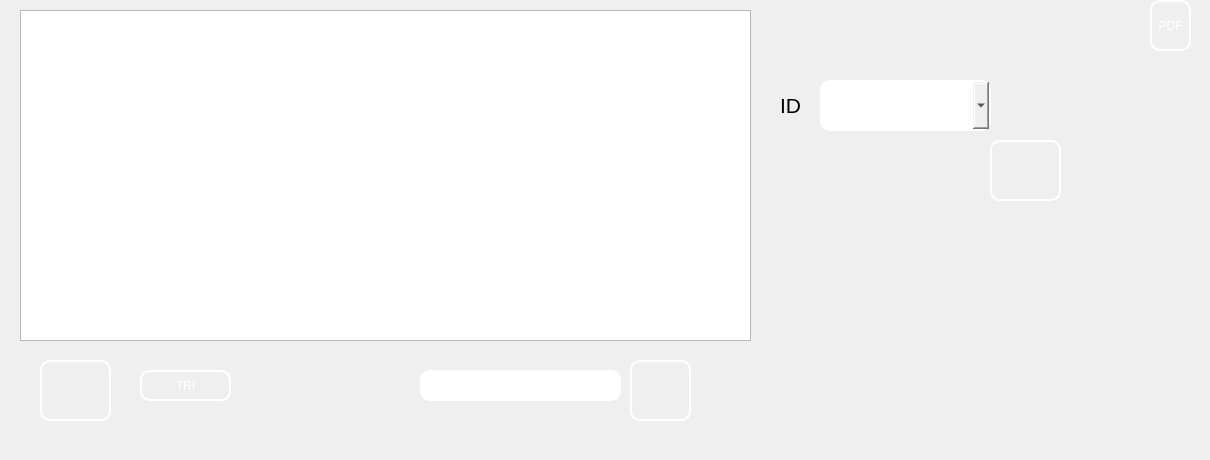
      <widget class="QWidget" name="tab_10">
       <attribute name="title">
        <string>Afficher</string>
       </attribute>
       <widget class="QTableView" name="tabveterinaire">
        <property name="geometry">
         <rect>
          <x>20</x>
          <y>10</y>
          <width>731</width>
          <height>331</height>
         </rect>
        </property>
        <property name="styleSheet">
         <string notr="true">background-image: url(:/images/Sans titre - 1 (1).jpg);</string>
        </property>
       </widget>
       <widget class="QPushButton" name="pb_pushbutton_tri">
        <property name="geometry">
         <rect>
          <x>140</x>
          <y>370</y>
          <width>91</width>
          <height>31</height>
         </rect>
        </property>
        <property name="styleSheet">
         <string notr="true">border-style: solid;
border-image: url(:/tri.png);
border-color: white;
border-width: 2px;
border-radius: 10px;
color: rgb(255, 255, 255);</string>
        </property>
        <property name="text">
         <string>TRI</string>
        </property>
       </widget>
       <widget class="QPushButton" name="pushbutton_rechercher1">
        <property name="geometry">
         <rect>
          <x>630</x>
          <y>360</y>
          <width>61</width>
          <height>61</height>
         </rect>
        </property>
        <property name="styleSheet">
         <string notr="true">border-style: solid;
background-image: url(:/img/img/loop.JPG);
border-color: white;
border-width: 2px;
border-radius: 10px;
color: rgb(255, 255, 255);</string>
        </property>
        <property name="text">
         <string/>
        </property>
       </widget>
       <widget class="QLineEdit" name="lineEdit_rechercher11">
        <property name="geometry">
         <rect>
          <x>420</x>
          <y>370</y>
          <width>201</width>
          <height>31</height>
         </rect>
        </property>
        <property name="styleSheet">
         <string notr="true">border-style: solid;
border-color: white;
border-width: 2px;
border-radius: 10px;
color: rgb(255, 255, 255);
</string>
        </property>
        <property name="text">
         <string/>
        </property>
       </widget>
       <widget class="QPushButton" name="pb_pushbutton_pdf_2">
        <property name="geometry">
         <rect>
          <x>1150</x>
          <y>0</y>
          <width>41</width>
          <height>51</height>
         </rect>
        </property>
        <property name="maximumSize">
         <size>
          <width>51</width>
          <height>16777215</height>
         </size>
        </property>
        <property name="styleSheet">
         <string notr="true">border-style: solid;
background-image: url(:/img/img/1200px-PDF_file_icon.svg.png);
border-image: url(:/pdf1.png);
border-color: white;
border-width: 2px;
border-radius: 10px;
color: rgb(255, 255, 255);</string>
        </property>
        <property name="text">
         <string>PDF</string>
        </property>
       </widget>
       <widget class="QPushButton" name="pushbutton_stat_2">
        <property name="geometry">
         <rect>
          <x>40</x>
          <y>360</y>
          <width>71</width>
          <height>61</height>
         </rect>
        </property>
        <property name="styleSheet">
         <string notr="true">border-style: solid;
background-image: url(:/images/stat.jpg);
border-color: white;
border-width: 2px;
border-radius: 10px;
color: rgb(255, 255, 255);</string>
        </property>
        <property name="text">
         <string/>
        </property>
       </widget>
       <widget class="QPushButton" name="pb_supprimer_veterinaire">
        <property name="geometry">
         <rect>
          <x>990</x>
          <y>140</y>
          <width>71</width>
          <height>61</height>
         </rect>
        </property>
        <property name="styleSheet">
         <string notr="true">
background-image: url(:/img/img/ex.jpg);border-style: solid;
border-color: white;
border-width: 2px;
border-radius: 10px;
color: rgb(255, 255, 255);</string>
        </property>
        <property name="text">
         <string/>
        </property>
       </widget>
       <widget class="QComboBox" name="comboBox_3">
        <property name="geometry">
         <rect>
          <x>820</x>
          <y>80</y>
          <width>171</width>
          <height>51</height>
         </rect>
        </property>
        <property name="styleSheet">
         <string notr="true">border-style: solid;
border-color: white;
border-width: 2px;
border-radius: 10px;
</string>
        </property>
       </widget>
       <widget class="QLabel" name="label_13">
        <property name="geometry">
         <rect>
          <x>780</x>
          <y>80</y>
          <width>31</width>
          <height>51</height>
         </rect>
        </property>
        <property name="styleSheet">
         <string notr="true">background-image: url(:/img/img/585e4adacb11b227491c3392.png);

color: rgb(0, 0, 0);
</string>
        </property>
        <property name="text">
         <string>&lt;html&gt;&lt;head/&gt;&lt;body&gt;&lt;p&gt;&lt;span style=&quot; font-size:16pt;&quot;&gt;ID&lt;/span&gt;&lt;/p&gt;&lt;/body&gt;&lt;/html&gt;</string>
        </property>
       </widget>
       <widget class="QLabel" name="label_12">
        <property name="geometry">
         <rect>
          <x>1080</x>
          <y>330</y>
          <width>121</width>
          <height>121</height>
         </rect>
        </property>
        <property name="styleSheet">
         <string notr="true">background-image: url(:/img/img/1024px-Volkswagen_Logo_till_1995.svg.png);</string>
        </property>
        <property name="text">
         <string/>
        </property>
       </widget>
      </widget>
